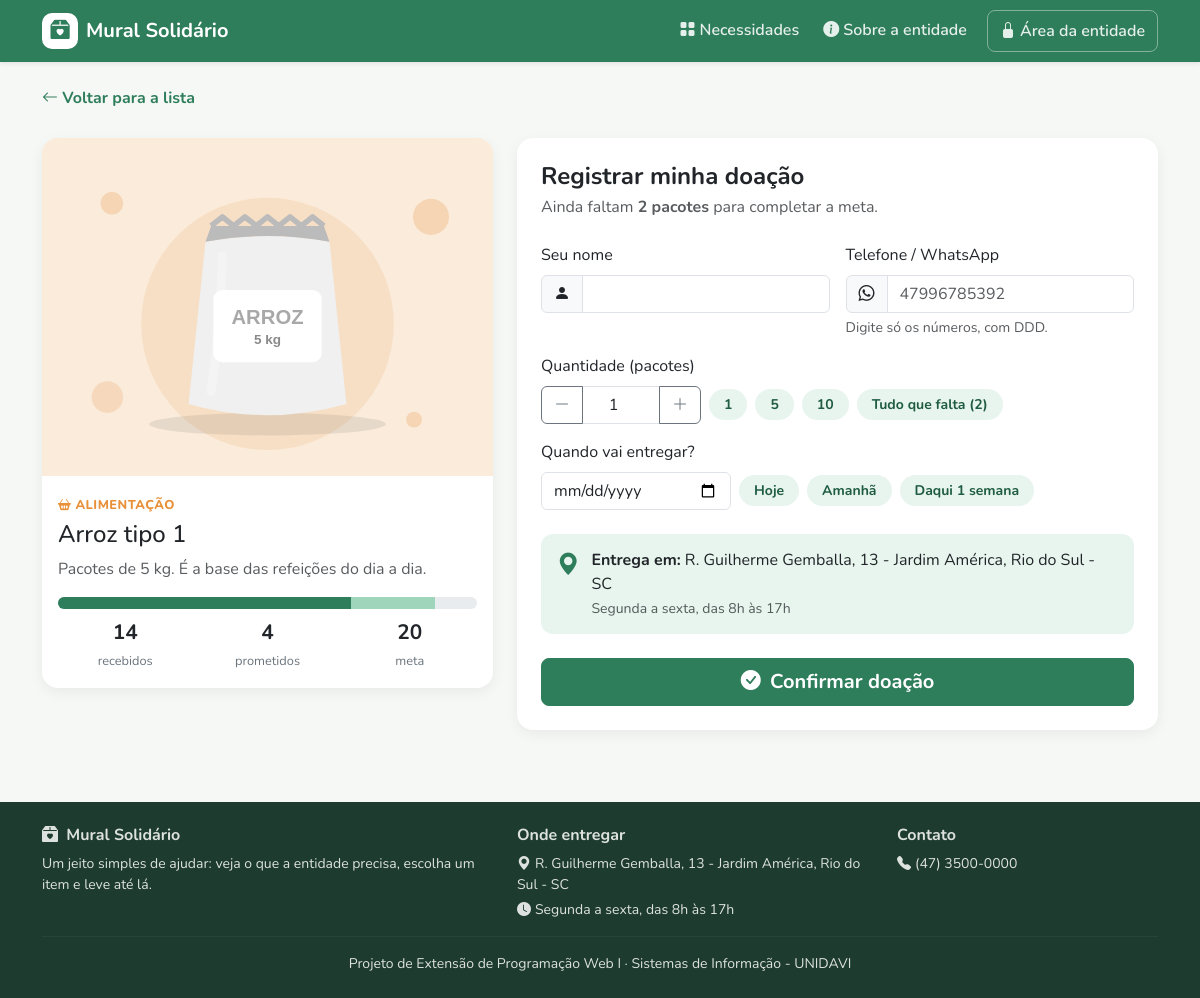
The page /doar.php?id=1 on the database its author committed.
### tables this page shows
CREATE TABLE necessidades (
    id INT AUTO_INCREMENT PRIMARY KEY,
    categoria_id INT NOT NULL,
    titulo VARCHAR(100) NOT NULL,
    descricao TEXT,
    unidade VARCHAR(30) NOT NULL,           
    meta INT NOT NULL,                      
    urgente TINYINT(1) NOT NULL DEFAULT 0,  
    imagem VARCHAR(255) NULL,               
    status ENUM('aberta', 'encerrada') DEFAULT 'aberta',
    criado_em DATETIME DEFAULT CURRENT_TIMESTAMP,
    FOREIGN KEY (categoria_id) REFERENCES categorias(id)
);

CREATE TABLE categorias (
    id INT AUTO_INCREMENT PRIMARY KEY,
    nome VARCHAR(50) NOT NULL,
    icone VARCHAR(40) NOT NULL DEFAULT 'box-seam-fill',
    cor VARCHAR(7) NOT NULL DEFAULT '#2e7d5b'
);

### includes/funcoes.php (called while the page is built, shortened)
<?php
function e($texto)
{
    return htmlspecialchars((string) $texto, ENT_QUOTES, 'UTF-8');
}
function porcentagem($recebido, $meta)
{
    return min(100, round(($recebido / $meta) * 100));
}

### doar.php (the view, shortened to what this page needs)
<?php
require 'config/conexao.php';
require 'includes/funcoes.php';
$id = isset($_GET['id']) ? (int) $_GET['id'] : 0;
$sql = "SELECT n.*, c.nome AS categoria, c.icone, c.cor,
               COALESCE(SUM(CASE WHEN d.status = 'recebida'  THEN d.quantidade END), 0) AS recebido,
               COALESCE(SUM(CASE WHEN d.status = 'prometida' THEN d.quantidade END), 0) AS prometido
        FROM necessidades n
        INNER JOIN categorias c ON c.id = n.categoria_id
        LEFT JOIN doacoes d ON d.necessidade_id = n.id
        WHERE n.id = ? AND n.status = 'aberta'
        GROUP BY n.id";
$stmt = $pdo->prepare($sql);
$stmt->execute([$id]);
$necessidade = $stmt->fetch();
$falta = max(0, $necessidade['meta'] - $necessidade['recebido'] - $necessidade['prometido']);
$pctRecebido = porcentagem($necessidade['recebido'], $necessidade['meta']);
$pctPrometido = min(porcentagem($necessidade['prometido'], $necessidade['meta']), 100 - $pctRecebido);
$nome = '';
$telefone = '';
$quantidade = 1;
$dataPrevista = '';
require 'includes/cabecalho.php';
?>
<div class="container py-4">
    <a href="index.php#itens" class="link-voltar"><i class="bi bi-arrow-left"></i> Voltar para a lista</a>
    <div class="row g-4 mt-1">
        <div class="col-lg-5">
            <div class="card card-item resumo-item" style="--cor: <?= e($necessidade['cor']) ?>">
                <div class="card-item-imagem">
                    <?php if (!empty($necessidade['imagem'])): ?>
                        <img src="<?= e($necessidade['imagem']) ?>" alt="<?= e($necessidade['titulo']) ?>">
                    <?php else: ?>
                        <div class="sem-imagem"><i class="bi bi-<?= e($necessidade['icone']) ?>"></i></div>
                    <?php endif; ?>
                </div>
                <div class="card-body">
                    <span class="categoria-item"><i class="bi bi-<?= e($necessidade['icone']) ?>"></i> <?= e($necessidade['categoria']) ?></span>
                    <h1 class="h4 mt-1"><?= e($necessidade['titulo']) ?></h1>
                    <p class="text-muted"><?= e($necessidade['descricao']) ?></p>
                    <div class="progress-stacked mb-2">
                        <div class="progress" style="width: <?= $pctRecebido ?>%"><div class="progress-bar"></div></div>
                        <div class="progress" style="width: <?= $pctPrometido ?>%"><div class="progress-bar barra-prometido"></div></div>
                    </div>
                    <div class="row text-center g-2 mini-numeros">
                        <div class="col-4"><strong><?= $necessidade['recebido'] ?></strong><span>recebidos</span></div>
                        <div class="col-4"><strong><?= $necessidade['prometido'] ?></strong><span>prometidos</span></div>
                        <div class="col-4"><strong><?= $necessidade['meta'] ?></strong><span>meta</span></div>
                    </div>
                </div>
            </div>
        </div>
        <div class="col-lg-7">
            <div class="card card-form">
                <div class="card-body p-4">
                    <h2 class="h4 fw-bold mb-1">Registrar minha doação</h2>
                    <p class="text-muted mb-4">
                        <?php if ($falta > 0): ?>
                            Ainda faltam <strong><?= $falta ?> <?= e($necessidade['unidade']) ?></strong> para completar a meta.
                        <?php else: ?>
                            A meta já foi toda prometida, mas doações extras são muito bem-vindas!
                        <?php endif; ?>
                    </p>
                    <form method="post">
                        <div class="row g-3">
                            <div class="col-md-6">
                                <label class="form-label">Seu nome</label>
                                <div class="input-group">
                                    <span class="input-group-text"><i class="bi bi-person-fill"></i></span>
                                    <input type="text" name="nome" class="form-control" value="<?= e($nome) ?>" required>
                                </div>
                            </div>
                            <div class="col-md-6">
                                <label class="form-label">Telefone / WhatsApp</label>
                                <div class="input-group">
                                    <span class="input-group-text"><i class="bi bi-whatsapp"></i></span>
                                    <input type="text" name="telefone" id="telefone" class="form-control" inputmode="numeric"
                                           placeholder="47996785392" value="<?= e($telefone) ?>" required>
                                </div>
                                <div class="form-text">Digite só os números, com DDD.</div>
                            </div>
                            <div class="col-12">
                                <label class="form-label">Quantidade (<?= e($necessidade['unidade']) ?>)</label>
                                <div class="d-flex flex-wrap align-items-center gap-2">
                                    <div class="input-group seletor-qtd">
                                        <button type="button" class="btn btn-outline-secondary" data-passo="-1"><i class="bi bi-dash-lg"></i></button>
                                        <input type="number" name="quantidade" id="quantidade" min="1" class="form-control text-center" value="<?= e($quantidade) ?>" required>
                                        <button type="button" class="btn btn-outline-secondary" data-passo="1"><i class="bi bi-plus-lg"></i></button>
                                    </div>
                                    <?php foreach ([1, 5, 10] as $q): ?>
                                        <button type="button" class="btn btn-sm btn-atalho" data-qtd="<?= $q ?>"><?= $q ?></button>
                                    <?php endforeach; ?>
                                    <?php if ($falta > 0): ?>
                                        <button type="button" class="btn btn-sm btn-atalho" data-qtd="<?= $falta ?>">
                                            Tudo que falta (<?= $falta ?>)
                                        </button>
                                    <?php endif; ?>
                                </div>
                            </div>
                            <div class="col-12">
                                <label class="form-label">Quando vai entregar?</label>
                                <div class="d-flex flex-wrap align-items-center gap-2">
                                    <input type="date" name="data_prevista" id="data_prevista" min="<?= date('Y-m-d') ?>"
                                           class="form-control campo-data" value="<?= e($dataPrevista) ?>" required>
                                    <button type="button" class="btn btn-sm btn-atalho" data-dias="0">Hoje</button>
                                    <button type="button" class="btn btn-sm btn-atalho" data-dias="1">Amanhã</button>
                                    <button type="button" class="btn btn-sm btn-atalho" data-dias="7">Daqui 1 semana</button>
                                </div>
                            </div>
                        </div>
                        <div class="info-entrega mt-4">
                            <i class="bi bi-geo-alt-fill"></i>
                            <div>
                                <strong>Entrega em:</strong> <?= e(ENTIDADE_ENDERECO) ?><br>
                                <span class="text-muted small"><?= e(ENTIDADE_HORARIO) ?></span>
                            </div>
                        </div>
                        <button type="submit" class="btn btn-verde btn-lg w-100 mt-4">
                            <i class="bi bi-check-circle-fill me-1"></i> Confirmar doação
                        </button>
                    </form>
                </div>
            </div>
        </div>
    </div>
</div>
<?php require 'includes/rodape.php'; ?>

### css/estilo.css (style rules this page uses)
:root { --verde: #2e7d5b; --verde-escuro: #1f5c42; --verde-claro: #e8f5ee; --prometido: #9fd6bb; --fundo: #f6f8f5; --texto: #24312b; }
body { background-color: var(--fundo); color: var(--texto); font-family: 'Nunito', Arial, sans-serif; }
h1, h2, h3, h4, h5, h6 { font-weight: 800; }
.btn-verde { background-color: var(--verde); border-color: var(--verde); color: #fff; font-weight: 700; }
.btn-atalho { background-color: var(--verde-claro); color: var(--verde-escuro); font-weight: 700; border-radius: 20px; padding: 4px 14px; }
.card-item { border: none; border-radius: 16px; overflow: hidden; box-shadow: 0 4px 14px rgba(0, 0, 0, 0.06); transition: transform 0.2s, box-shadow 0.2s; }
.card-item-imagem { position: relative; aspect-ratio: 4 / 3; background-color: color-mix(in srgb, var(--cor) 15%, white); }
.card-item-imagem img { width: 100%; height: 100%; object-fit: cover; transition: transform 0.3s; }
.categoria-item { color: var(--cor); font-weight: 800; font-size: 0.8rem; text-transform: uppercase; letter-spacing: 0.5px; }
.progress-stacked { height: 12px; border-radius: 10px; }
.progress-bar { background-color: var(--verde); animation: crescer 1s ease-out; transform-origin: left; }
.barra-prometido { background-color: var(--prometido); }
.link-voltar { color: var(--verde); font-weight: 700; text-decoration: none; }
.card-form { border: none; border-radius: 16px; box-shadow: 0 4px 14px rgba(0, 0, 0, 0.06); }
.mini-numeros strong { display: block; font-size: 1.3rem; }
.mini-numeros span { font-size: 0.8rem; color: #6c757d; }
.seletor-qtd { width: 160px; }
.campo-data { max-width: 190px; }
.info-entrega { display: flex; gap: 12px; align-items: flex-start; background-color: var(--verde-claro); border-radius: 12px; padding: 14px 16px; }
.info-entrega i { color: var(--verde); font-size: 1.4rem; }

### rows shown on the page
necessidades: imagem (picture), categoria.nome "ALIMENTAÇÃO", titulo "Arroz tipo 1", descricao "Pacotes de 5 kg. É a base das refeições do dia a dia.", meta "20", unidade "pacotes"

### other values the page prints
$texto "Necessidades Sobre a entidade"
$necessidade['recebido'] "14"
$necessidade['prometido'] "4"
$falta "2"
$q "1"
$q "5"
$q "10"
ENTIDADE_ENDERECO "R. Guilherme Gemballa, 13 - Jardim América, Rio do Sul - SC"
ENTIDADE_HORARIO "Segunda a sexta, das 8h às 17h"
ENTIDADE_TELEFONE "(47) 3500-0000"
